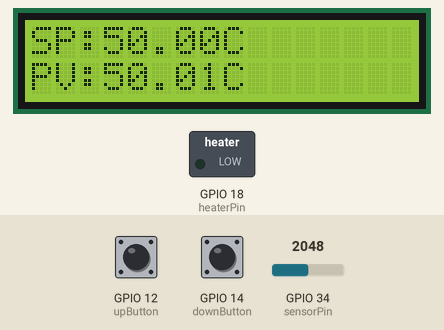
A sketch run on a simulated ESP32. Parts: 16×2 character LCD, switched loads named in the sketch (green lamp = pin HIGH). The test bench sets the inputs (shaded band); at power-on: GPIO 12 (upButton) HIGH, GPIO 34 (sensorPin) = 2048, GPIO 14 (downButton) HIGH. What the sketch prints to the serial monitor is not drawn.

Above: at 3.2 s.
3.3 s: GPIO 12 (upButton) pulled LOW for 3.2 s
At 7.8 s:
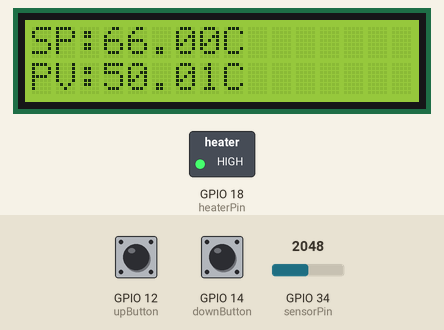
8.6 s: GPIO 34 (sensorPin) set to 2866
At 10.3 s:
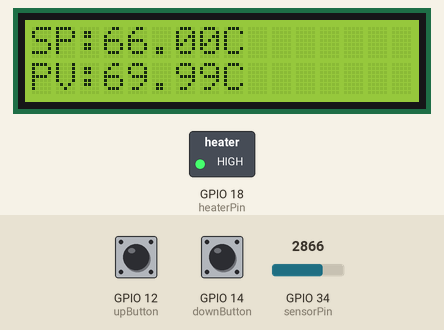
10.6 s: GPIO 14 (downButton) pulled LOW for 1 s
At 13.4 s:
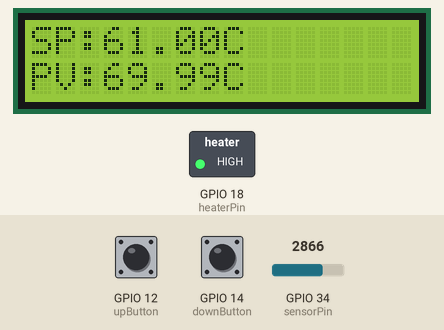
13.7 s: GPIO 12 (upButton) pulled LOW for 0.15 s
At 15.2 s:
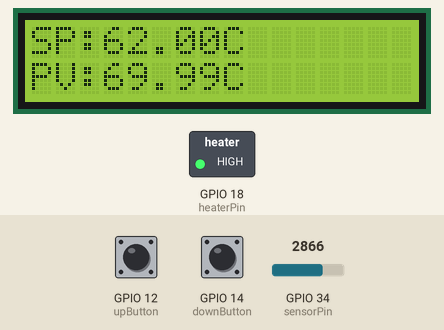
17.9 s: GPIO 34 (sensorPin) set to 3603
At 19.4 s:
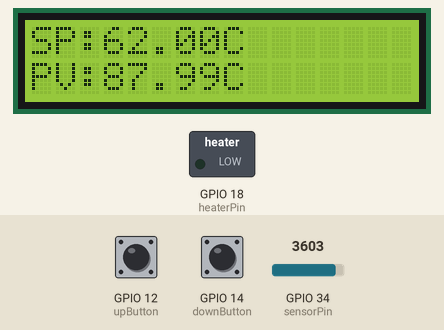
19.7 s: GPIO 14 (downButton) pulled LOW for 0.15 s
At 21.0 s:
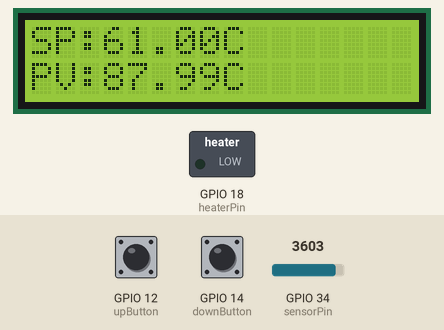
Timing chart, 0 to 22.7 s (numbered marks = the images above; inputs shaded):
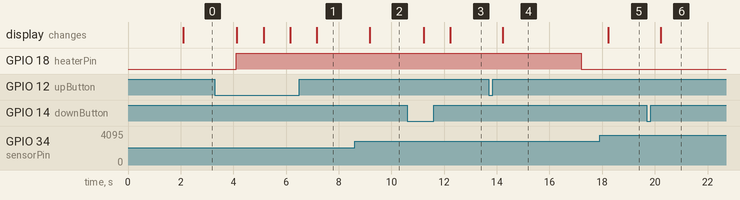

Measured:
- after the input at 3.3 s, GPIO 18 (heaterPin): LOW → HIGH after 0.80 s; the display: first changes after 0.82 s (image 1 shows a later state)
- after the input at 8.6 s, the display: changes after 0.57 s (image 2)
- after the input at 10.6 s, the display: first changes after 0.62 s (image 3 shows a later state)
- after the input at 13.7 s, GPIO 18 (heaterPin): HIGH → LOW after 3.5 s instead of 2.5 s; the display: changes after 0.52 s (image 4)
- after the input at 17.9 s, the display: changes after 0.32 s (image 5)
- after the input at 19.7 s, the display: changes after 0.52 s (image 6)

The sketch:

pid_controller.ino
```cpp
#include <Wire.h>
#include <LiquidCrystal_I2C.h>

// Initialize I2C LCD (address 0x27, 16x2 chars)
LiquidCrystal_I2C lcd(0x27, 16, 2);

// Pin definitions
const int heaterPin = 18;    // PWM output for heater
const int sensorPin = 34;    // Analog input for temperature sensor
const int upButton = 12;     // Button to increase setpoint
const int downButton = 14;   // Button to decrease setpoint

// PID Parameters
double kp = 2.0, ki = 0.5, kd = 1.0;
double setPoint = 50.0;      // Target temperature in Celsius
double input = 25.0;         // Current temperature
double output = 0.0;         // Heater control output

// PID Variables
unsigned long lastTime;
double errSum = 0, lastErr = 0;
int sampleTime = 1000;       // 1 second

void setup() {
  Serial.begin(115200);

  pinMode(heaterPin, OUTPUT);
  pinMode(sensorPin, INPUT);
  pinMode(upButton, INPUT_PULLUP);
  pinMode(downButton, INPUT_PULLUP);

  lcd.init();
  lcd.backlight();

  lcd.setCursor(0, 0);
  lcd.print("ESP32 PID Control");
  delay(2000);
  lcd.clear();
}

void loop() {
  // Read buttons to adjust setpoint
  if (digitalRead(upButton) == LOW) {
    setPoint += 1.0;
    delay(200);
  }
  if (digitalRead(downButton) == LOW) {
    setPoint -= 1.0;
    delay(200);
  }

  unsigned long now = millis();
  unsigned long timeChange = (now - lastTime);

  if (timeChange >= sampleTime) {
    // Read temperature (simulate sensor reading)
    int rawValue = analogRead(sensorPin);
    input = (rawValue / 4095.0) * 100.0; // Scale to 0-100 C

    // Compute PID errors
    double error = setPoint - input;
    errSum += (error * timeChange);
    double dErr = (error - lastErr) / timeChange;

    // Compute PID output
    output = kp * error + ki * errSum + kd * dErr;

    // Constrain output to PWM limits (0 - 255)
    if (output > 255) output = 255;
    if (output < 0) output = 0;

    analogWrite(heaterPin, (int)output);

    // Save values for next loop
    lastErr = error;
    lastTime = now;

    // Print to Serial Monitor
    Serial.print("SetPoint: "); Serial.print(setPoint);
    Serial.print(" | Temp: "); Serial.print(input);
    Serial.print(" | Output: "); Serial.println(output);

    // Update LCD Display
    lcd.setCursor(0, 0);
    lcd.print("SP:"); lcd.print(setPoint); lcd.print("C  ");

    lcd.setCursor(0, 1);
    lcd.print("PV:"); lcd.print(input); lcd.print("C  ");
  }
}
```
